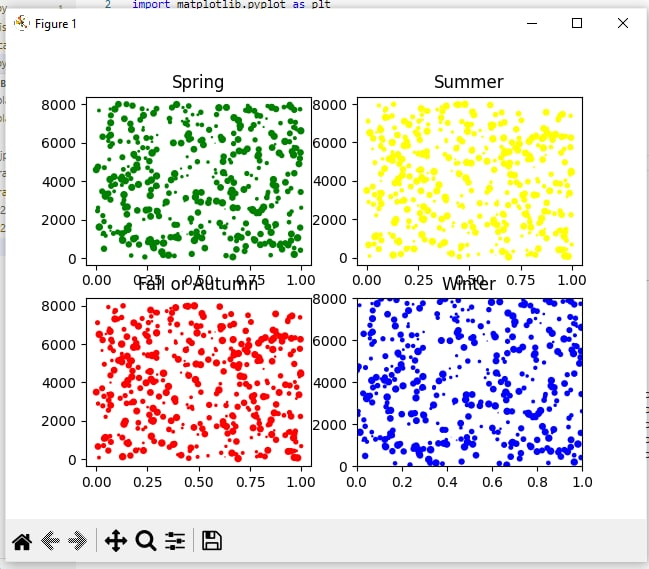

Generate this figure with Python:
import numpy as np
import matplotlib.pyplot as plt
from random import *
N=400
y1=np.random.randint(8000, size=(N))
y2=np.random.randint(8000, size=(N))
y3=np.random.randint(8000, size=(N))
y4=np.random.randint(8000, size=(N))
x = np.random.rand(N)

fig, axes = plt.subplots(2, 2)
size = 20*np.random.rand(N)
axes[0][0].scatter(x, y1, c = 'green', s=size)
axes[0][0].set_title('Spring')
plt.xlim([0,1])
plt.ylim([0,8000])

axes[0][1].scatter(x, y2, c = 'yellow', s=size)
axes[0][1].set_title('Summer')
plt.xlim([0,1])
plt.ylim([0,8000])

axes[1][0].scatter(x, y2, c = 'red', s=size)
axes[1][0].set_title('Fall or Autumn')
plt.xlim([0,1])
plt.ylim([0,8000])

axes[1][1].scatter(x, y1, c = 'blue', s=size)
axes[1][1].set_title('Winter')
plt.xlim([0,1])
plt.ylim([0,8000])


plt.show()
